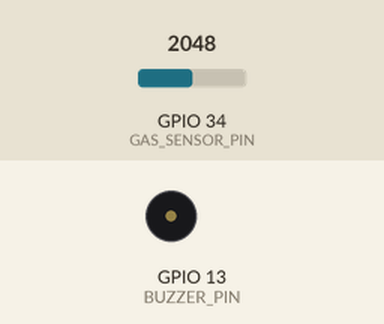
Bench run of a sketch on a simulated ESP32. Shown: buzzer (waves = sounding, pin HIGH). The test bench sets the inputs (shaded band); at power-on: GPIO 34 (GAS_SENSOR_PIN) = 2048. WiFi joins after 1.5 s; servers stay silent unless stated; uploads are accepted with an empty reply; what the sketch prints to the serial monitor is not drawn.

Above: at 0.1 s.
At 2.6 s:
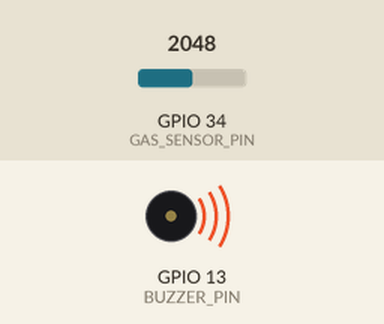
Timing chart, 0 to 4.1 s (numbered marks = the images above):
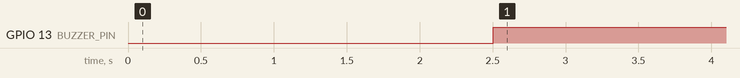

Measured:
- by itself, GPIO 13 (BUZZER_PIN): LOW → HIGH at 2.5 s

The sketch:

CODING_SENSOR_GAS.ino
```cpp
#include <WiFi.h>
#include <HTTPClient.h>

#define GAS_SENSOR_PIN 34
#define BUZZER_PIN 13

String URL = "http://192.168.107.99/Kirimdata/kirimdata.php";

const char* ssid = "bismillahST";
const char* password = "iotsangatgampang";

int GasLevel = 0;            // Variabel untuk menyimpan nilai gas
const int gasThreshold = 1200; // Ambang batas gas untuk MQ5

// Variables for timing HTTP data transmission
unsigned long previousMillis = 0;
const long interval = 5000;

// Function prototypes
void connectWiFi();
void sendHTTPData();
void Read_Gas_Sensor();

void setup() {
  Serial.begin(115200);

  pinMode(GAS_SENSOR_PIN, INPUT);
  pinMode(BUZZER_PIN, OUTPUT);
  digitalWrite(BUZZER_PIN, LOW);

  connectWiFi();
}

void loop() {
  if (WiFi.status() != WL_CONNECTED) {
    connectWiFi();
  }
  Read_Gas_Sensor();

  // Kirim data HTTP setiap interval waktu
  unsigned long currentMillis = millis();
  if (currentMillis - previousMillis >= interval) {
    previousMillis = currentMillis;
    sendHTTPData();
  }
}

void Read_Gas_Sensor() {
  GasLevel = analogRead(GAS_SENSOR_PIN);

  if (GasLevel > gasThreshold) { // Jika nilai gas melebihi ambang batas
    digitalWrite(BUZZER_PIN, HIGH); // Nyalakan buzzer
  } else {
    digitalWrite(BUZZER_PIN, LOW);  // Matikan buzzer
  }

  // Tampilkan nilai gas di Serial Monitor
  Serial.printf("Gas Level: %d\n", GasLevel);
}

void sendHTTPData() {
  String postData = "GasLevel=" + String(GasLevel);

  HTTPClient http;
  http.begin(URL);
  http.addHeader("Content-Type", "application/x-www-form-urlencoded");

  int httpCode = http.POST(postData);
  String payload = httpCode > 0 ? http.getString() : "[HTTP] POST failed, error: " + http.errorToString(httpCode);

  // Tampilkan hasil pengiriman data di Serial Monitor
  Serial.printf(
    "URL: %s\nData Sent: %s\nHTTP Code: %d\nPayload: %s\n-----------------------------------\n",
    URL.c_str(), postData.c_str(), httpCode, payload.c_str()
  );

  http.end(); // Akhiri HTTP request
}

void connectWiFi() {
  WiFi.mode(WIFI_OFF);
  delay(1000);
  WiFi.mode(WIFI_STA);

  WiFi.begin(ssid, password);
  Serial.println("Connecting to WiFi");

  while (WiFi.status() != WL_CONNECTED) {
    delay(500);
    Serial.print(".");
  }

  Serial.printf("\nConnected to WiFi: %s\n", ssid);
  Serial.printf("IP Address: %s\n", WiFi.localIP().toString().c_str());
}
```
